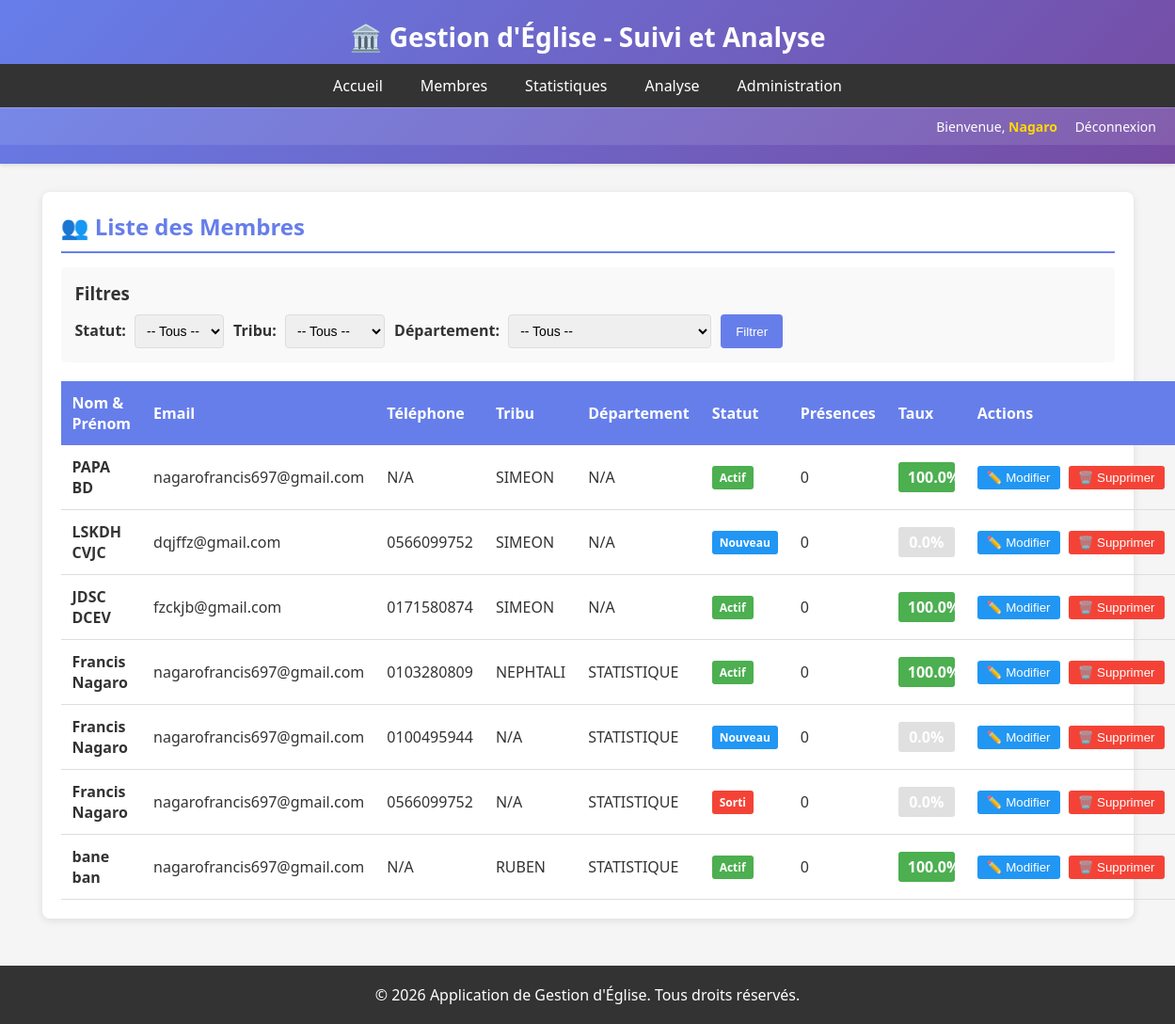
/membres/ (signed in), run on an earlier commit of the app's database.
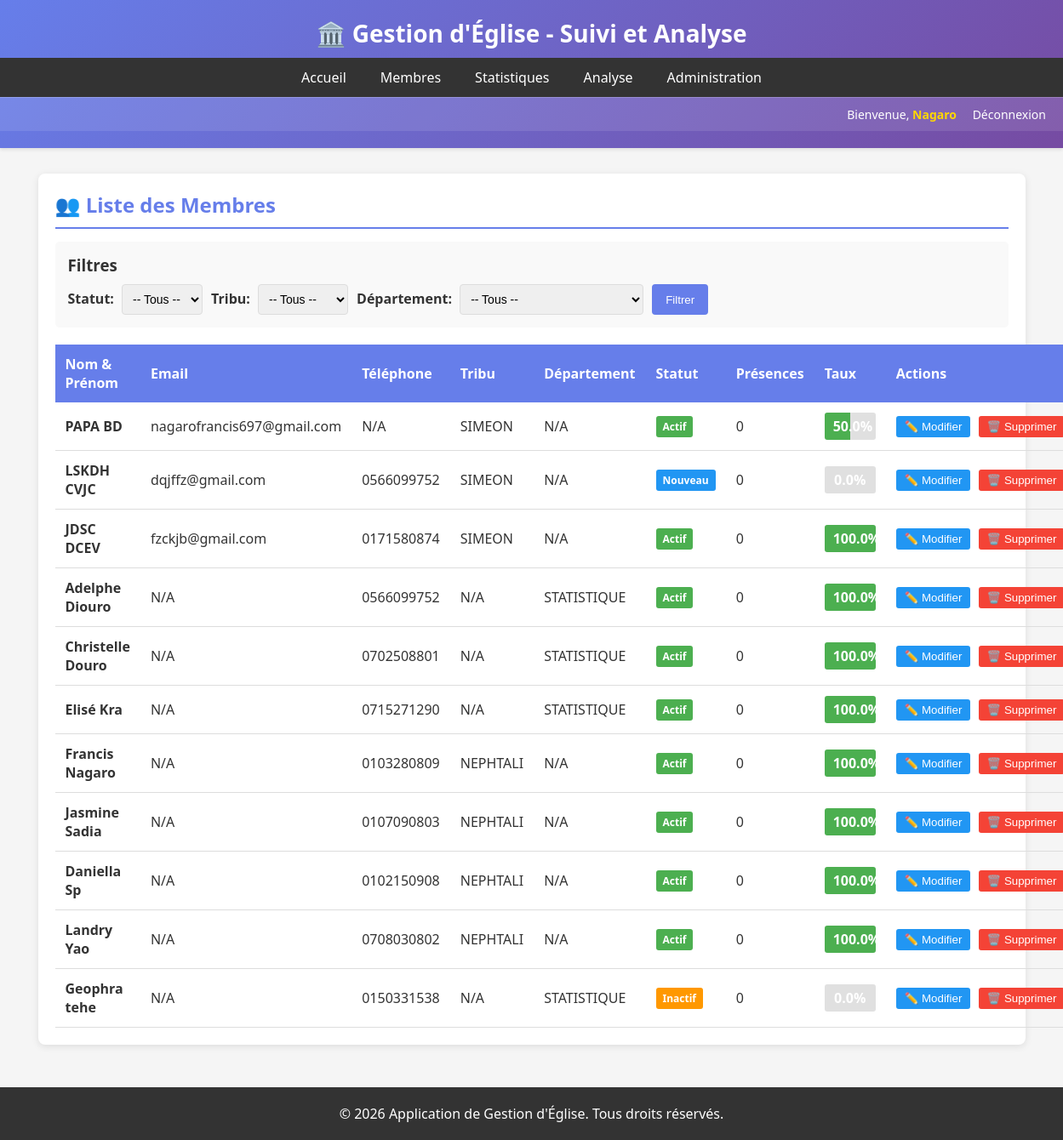
And on a later commit of the database.
### eglise/models.py (models this page shows, shortened)
class Membre(models.Model):
    STATUT_CHOICES = (
        ('nouveau', 'Nouveau'),
        ('actif', 'Actif'),
        ('sorti', 'Sorti'),
        ('inactif', 'Inactif'),
    )
    GENRE_CHOICES = (
        ('M', 'Masculin'),
        ('F', 'Féminin'),
    )
    nom = models.CharField(max_length=100)
    prenom = models.CharField(max_length=100)
    email = models.EmailField(blank=True, null=True)
    telephone = models.CharField(max_length=20, blank=True, null=True)
    adresse = models.CharField(max_length=255, blank=True, null=True)
    genre = models.CharField(max_length=1, choices=GENRE_CHOICES, blank=True)
    date_naissance = models.DateField(blank=True, null=True)
    photo = models.ImageField(upload_to='membres_photos/', blank=True, null=True)
    tribu = models.ForeignKey(Tribu, on_delete=models.SET_NULL, null=True, blank=True)
    departement = models.ForeignKey(Departement, on_delete=models.SET_NULL, null=True, blank=True)
    statut = models.CharField(max_length=20, choices=STATUT_CHOICES, default='nouveau')
    date_adhesion = models.DateField(default=timezone.now)
    date_depart = models.DateField(blank=True, null=True)
    notes = models.TextField(blank=True, null=True)
    date_creation = models.DateTimeField(auto_now_add=True)
    date_modification = models.DateTimeField(auto_now=True)
    class Meta:
        ordering = ['nom', 'prenom']
    def nom_complet(self):
        return f"{self.prenom} {self.nom}"
    def taux_participation(self):
        trois_mois_ago = timezone.now().date() - timedelta(days=90)
        cultes_total = Culte.objects.filter(date__gte=trois_mois_ago).count()
        if cultes_total == 0:
            return 0
        presences = Presence.objects.filter(
            membre=self,
            culte__date__gte=trois_mois_ago,
            present=True
        ).count()
        return round((presences / cultes_total) * 100, 1)

class Tribu(models.Model):
    nom = models.CharField(max_length=100, unique=True)
    description = models.TextField(blank=True, null=True)
    date_creation = models.DateTimeField(auto_now_add=True)
    class Meta:
        verbose_name_plural = "Tribus"
        ordering = ['nom']

class Departement(models.Model):
    nom = models.CharField(max_length=100, unique=True)
    description = models.TextField(blank=True, null=True)
    responsable = models.CharField(max_length=100, blank=True, null=True)
    date_creation = models.DateTimeField(auto_now_add=True)
    class Meta:
        ordering = ['nom']

### eglise/views.py (the view, shortened to what this page needs)
# urls.py: path('membres/', views.MembreListView.as_view(), name='membre_list'),
class MembreListView(ProtectedDataAccessMixin, ListView):
    model = Membre
    template_name = 'eglise/membre_list.html'
    context_object_name = 'membres'
    paginate_by = 20
    def get_queryset(self):
        queryset = Membre.objects.all()
        queryset = self.get_filtered_queryset(queryset)
        statut = self.request.GET.get('statut')
        tribu = self.request.GET.get('tribu')
        departement = self.request.GET.get('departement')
        if statut:
            queryset = queryset.filter(statut=statut)
        user = self.request.user
        is_admin = user.is_superuser
        try:
            user_profile = user.profile
        except:
            user_profile = None
        return queryset.order_by('nom', 'prenom')
    def get_context_data(self, **kwargs):
        context = super().get_context_data(**kwargs)
        context.update(self.get_user_context())
        context['tribus'] = self.get_filtered_tribus()
        context['departements'] = self.get_filtered_departements()
        return context

### eglise/mixins.py (called while the page is built, shortened)
    def dispatch(self, request, *args, **kwargs):
        if not request.user.is_authenticated:
            return redirect('eglise:login')
        if request.user.is_superuser:
            return super().dispatch(request, *args, **kwargs)

    def get_filtered_queryset(self, queryset):
        user = self.request.user
        if user.is_superuser:
            return queryset

    def get_filtered_tribus(self):
        user = self.request.user
        if user.is_superuser:
            return Tribu.objects.all()

    def get_filtered_departements(self):
        user = self.request.user
        if user.is_superuser:
            return Departement.objects.all()

    def get_user_context(self):
        context = {}
        user = self.request.user
        if user.is_superuser:
            context['user_role'] = 'administrateur'
            context['is_admin'] = True
            return context

### eglise/templates/eglise/membre_list.html (shortened to what this page needs)
{% extends 'eglise/base.html' %}
{% block content %}
<div class="card">
    <h2>👥 {% if page_title %}{{ page_title }}{% else %}Liste des Membres{% endif %}</h2>
    <div style="margin-bottom: 20px; background: #f9f9f9; padding: 15px; border-radius: 5px;">
        <h3 style="margin-bottom: 10px;">Filtres</h3>
        <form method="get" style="display: flex; gap: 10px; flex-wrap: wrap;">
            <div>
                <label for="statut">Statut:</label>
                <select name="statut" id="statut">
                    <option value="">-- Tous --</option>
                </select>
            </div>
            <div>
                <label for="tribu">Tribu:</label>
                <select name="tribu" id="tribu">
                    <option value="">-- Tous --</option>
                </select>
            </div>
            <div>
                <label for="departement">Département:</label>
                <select name="departement" id="departement">
                    <option value="">-- Tous --</option>
                </select>
            </div>
            <button type="submit" style="padding: 8px 16px; background: #667eea; color: white; border: none; border-radius: 4px; cursor: pointer;">Filtrer</button>
        </form>
    </div>
    <table>
        <thead>
            <tr>
                <th>Nom & Prénom</th>
                <th>Email</th>
                <th>Téléphone</th>
                <th>Tribu</th>
                <th>Département</th>
                <th>Statut</th>
                <th>Présences</th>
                <th>Taux</th>
                <th>Actions</th>
            </tr>
        </thead>
        <tbody>
            {% for membre in object_list %}
            <tr>
                <td><strong>{{ membre.nom_complet }}</strong></td>
                <td>{{ membre.email|default:"N/A" }}</td>
                <td>{{ membre.telephone|default:"N/A" }}</td>
                <td>{{ membre.tribu.nom|default:"N/A" }}</td>
                <td>{{ membre.departement.nom|default:"N/A" }}</td>
                <td>
                    <span class="badge {{ membre.statut }}">
                        {{ membre.get_statut_display }}
                    </span>
                </td>
                <td>{{ membre.presences_count|default:0 }}</td>
                <td>
                    <div style="background: linear-gradient(to right, #4CAF50 {{ membre.taux_participation }}%, #e0e0e0 {{ membre.taux_participation }}%); padding: 5px 10px; border-radius: 3px; color: white; font-weight: bold; width: 60px; text-align: center;">
                        {{ membre.taux_participation }}%
                    </div>
                </td>
                <td style="white-space: nowrap;">
                    <button class="btn-edit" onclick="editMembre({{ membre.id }}, '{{ membre.nom }}', '{{ membre.prenom }}', '{{ membre.email }}', '{{ membre.telephone }}', '{{ membre.statut }}')" style="padding: 5px 10px; background: #2196F3; color: white; border: none; border-radius: 3px; cursor: pointer; margin-right: 5px;">✏️ Modifier</button>
                    <button class="btn-delete" onclick="deleteMembre({{ membre.id }}, '{{ membre.nom_complet }}')" style="padding: 5px 10px; background: #f44336; color: white; border: none; border-radius: 3px; cursor: pointer;">🗑️ Supprimer</button>
                </td>
            </tr>
            {% empty %}
            <tr>
                <td colspan="9" style="text-align: center; padding: 20px;">Aucun membre trouvé</td>
            </tr>
            {% endfor %}
        </tbody>
    </table>
</div>
{% endblock %}

### eglise/templates/eglise/base.html (shortened to what this page needs)
<!DOCTYPE html>
<html lang="fr">
<head>
</head>
<body>
    <header>
        <h1>🏛️ Gestion d'Église - Suivi et Analyse</h1>
        <nav>
            {% if user.is_authenticated %}
                <a href="{% url 'eglise:dashboard' %}">Accueil</a>
                <a href="{% url 'eglise:membre_list' %}">Membres</a>
                <a href="{% url 'eglise:statistiques' %}">Statistiques</a>
                <a href="{% url 'eglise:analyse' %}">Analyse</a>
                <a href="{% url 'admin:index' %}">Administration</a>
            {% else %}
                <a href="{% url 'eglise:login' %}">Connexion</a>
                <a href="{% url 'eglise:category-select' %}">Inscription</a>
            {% endif %}
        </nav>
        {% if user.is_authenticated %}
            <div class="user-info">
                <span>Bienvenue, <span class="user-name">{{ user.get_full_name|default:user.username }}</span></span>
                <a href="{% url 'eglise:logout' %}">Déconnexion</a>
            </div>
        {% endif %}
    </header>
    <div class="container">
        {% block content %}{% endblock %}
    </div>
    <footer>
        <p>&copy; 2026 Application de Gestion d'Église. Tous droits réservés.</p>
    </footer>
</body>
</html>

### eglise/templates/eglise/base.html (style rules this page uses)
* { margin: 0; padding: 0; box-sizing: border-box; }
body { font-family: 'Segoe UI', Tahoma, Geneva, Verdana, sans-serif; background-color: #f5f5f5; color: #333; }
header { background: linear-gradient(135deg, #667eea 0%, #764ba2 100%); color: white; padding: 20px 0; box-shadow: 0 2px 4px rgba(0,0,0,0.1); }
header h1 { text-align: center; font-size: 28px; }
nav { background-color: #333; padding: 0; margin-top: 10px; display: flex; justify-content: center; }
nav a { color: white; padding: 12px 20px; text-decoration: none; display: inline-block; transition: background-color 0.3s; }
.container { max-width: 1200px; margin: 30px auto; padding: 0 20px; }
.card { background: white; border-radius: 8px; box-shadow: 0 2px 8px rgba(0,0,0,0.1); padding: 20px; margin-bottom: 20px; }
.card h2 { color: #667eea; margin-bottom: 15px; border-bottom: 2px solid #667eea; padding-bottom: 10px; }
table { width: 100%; border-collapse: collapse; margin-top: 15px; }
table th { background-color: #667eea; color: white; padding: 12px; text-align: left; }
table td { padding: 12px; border-bottom: 1px solid #ddd; }
.badge { display: inline-block; padding: 4px 12px; border-radius: 20px; font-size: 12px; font-weight: bold; }
.badge.actif { background-color: #4CAF50; color: white; }
.badge.nouveau { background-color: #FF9800; color: white; }
.badge.inactif { background-color: #9E9E9E; color: white; }
footer { background-color: #333; color: white; text-align: center; padding: 20px; margin-top: 50px; }
.user-info { background-color: rgba(255, 255, 255, 0.1); padding: 10px 20px; text-align: right; color: white; font-size: 14px; border-top: 1px solid rgba(255, 255, 255, 0.2); }
.user-info a { color: #fff; text-decoration: none; margin-left: 15px; transition: opacity 0.3s; }
.user-name { font-weight: 600; color: #ffd700; }

### eglise/templates/eglise/membre_list.html (style rules this page uses)
select, input[type="text"], input[type="email"] { padding: 8px; border: 1px solid #ddd; border-radius: 4px; font-size: 14px; }
label { font-weight: bold; margin-right: 5px; }
.badge { padding: 4px 8px; border-radius: 3px; color: white; font-weight: bold; }
.badge.actif { background: #4CAF50; }
.badge.inactif { background: #FF9800; }
.badge.nouveau { background: #2196F3; }

What changed in the data, as far as the page shows it:
removed Membre: nom_complet "Francis Nagaro", email "nagarofrancis697@gmail.com", telephone "0103280809", tribu.nom "NEPHTALI", departement.nom "STATISTIQUE", statut "Actif", presences_count "0", taux_participation "100.0"
removed Membre: nom_complet "Francis Nagaro", email "nagarofrancis697@gmail.com", telephone "0100495944", tribu.nom "N/A", departement.nom "STATISTIQUE", statut "Nouveau", presences_count "0", taux_participation "0.0"
removed Membre: nom_complet "Francis Nagaro", email "nagarofrancis697@gmail.com", telephone "0566099752", tribu.nom "N/A", departement.nom "STATISTIQUE", statut "Sorti", presences_count "0", taux_participation "0.0"
removed Membre: nom_complet "bane ban", email "nagarofrancis697@gmail.com", telephone "N/A", tribu.nom "RUBEN", departement.nom "STATISTIQUE", statut "Actif", presences_count "0", taux_participation "100.0"
computed for Membre "PAPA BD": taux_participation "100.0" → "50.0"
added Membre: nom_complet "Adelphe Diouro", email "N/A", telephone "0566099752", tribu.nom "N/A", departement.nom "STATISTIQUE", statut "Actif", presences_count "0", taux_participation "100.0"
added Membre: nom_complet "Christelle Douro", email "N/A", telephone "0702508801", tribu.nom "N/A", departement.nom "STATISTIQUE", statut "Actif", presences_count "0", taux_participation "100.0"
added Membre: nom_complet "Elisé Kra", email "N/A", telephone "0715271290", tribu.nom "N/A", departement.nom "STATISTIQUE", statut "Actif", presences_count "0", taux_participation "100.0"
added Membre: nom_complet "Francis Nagaro", email "N/A", telephone "0103280809", tribu.nom "NEPHTALI", departement.nom "N/A", statut "Actif", presences_count "0", taux_participation "100.0"
added Membre: nom_complet "Jasmine Sadia", email "N/A", telephone "0107090803", tribu.nom "NEPHTALI", departement.nom "N/A", statut "Actif", presences_count "0", taux_participation "100.0"
added Membre: nom_complet "Daniella Sp", email "N/A", telephone "0102150908", tribu.nom "NEPHTALI", departement.nom "N/A", statut "Actif", presences_count "0", taux_participation "100.0"
added Membre: nom_complet "Landry Yao", email "N/A", telephone "0708030802", tribu.nom "NEPHTALI", departement.nom "N/A", statut "Actif", presences_count "0", taux_participation "100.0"
added Membre: nom_complet "Geophra tehe", email "N/A", telephone "0150331538", tribu.nom "N/A", departement.nom "STATISTIQUE", statut "Inactif", presences_count "0", taux_participation "0.0"
